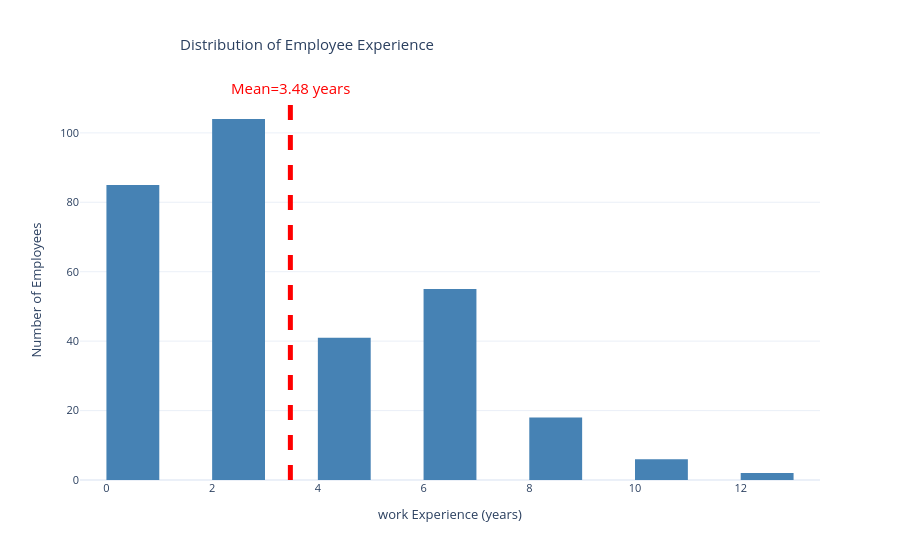

The cell this chart's notebook holds for it:
### Code cell
fig = px.histogram(
    df_Kourosh, x = "Experienced_year1", nbins = 12, title = "Distribution of Employee Experience",
    labels = {
    "Experienced_year1":"Work Experience (year)", "count":"Number of Employees"
    },
color_discrete_sequence=["steelblue"
                        ]
)

# khate amoodi ghermez monaaaa
fig.add_vline(
    x = mean_experience,line_dash = "dash",line_color = "red",line_width = 5,annotation_text = f"Mean={mean_experience:.2f} years", 
    annotation_position = "top", annotation_font_color = "red" , annotation_font_size = 15
)

fig.update_layout(
    template = "plotly_white",xaxis_title="work Experience (years)", yaxis_title="Number of Employees",
    title_x = 0.2,font = dict(size = 11),bargap = 0.5
)
fig.show()

### Figure 1 — Plotly figure (JSON) as saved in the notebook; plotly's stock layout.template omitted (floating-point values rounded to 4 significant figures; data arrays with more than 128 entries replaced by an {"elided": "..."} marker saying what was removed)
{"data": [{"bingroup": "x", "hovertemplate": "Work Experience (year)=%{x}<br>count=%{y}<extra></extra>", "legendgroup": "", "marker": {"color": "steelblue", "pattern": {"shape": ""}}, "name": "", "nbinsx": 12, "orientation": "v", "showlegend": false, "type": "histogram", "x": {"elided": "311 int values"}, "xaxis": "x", "yaxis": "y"}], "layout": {"annotations": [{"font": {"color": "red", "size": 15}, "showarrow": false, "text": "Mean=3.48 years", "x": 3.48, "xanchor": "center", "xref": "x", "y": 1, "yanchor": "bottom", "yref": "y domain"}], "bargap": 0.5, "barmode": "relative", "font": {"size": 11}, "legend": {"tracegroupgap": 0}, "shapes": [{"line": {"color": "red", "dash": "dash", "width": 5}, "type": "line", "x0": 3.48, "x1": 3.48, "xref": "x", "y0": 0, "y1": 1, "yref": "y domain"}], "title": {"text": "Distribution of Employee Experience", "x": 0.2}, "xaxis": {"anchor": "y", "domain": [0, 1], "title": {"text": "work Experience (years)"}}, "yaxis": {"anchor": "x", "domain": [0, 1], "title": {"text": "Number of Employees"}}}}
